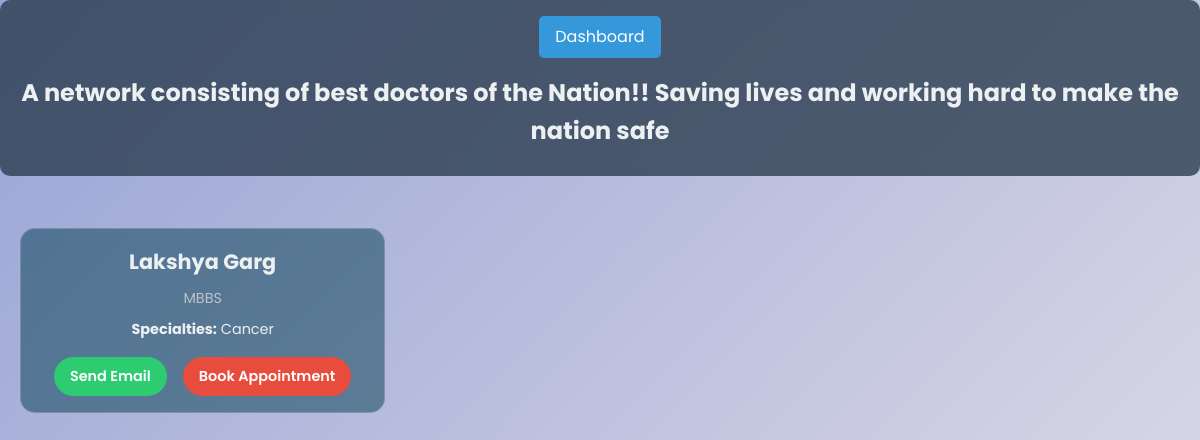
/doc_list (signed in), run on the app's committed database.
### app.py (models this page shows)
class Docs(db.Model,UserMixin):
    id=db.Column(db.Integer,primary_key=True)
    email=db.Column(db.String(50),nullable=False,unique=True)
    name=db.Column(db.String(50),nullable=False)
    qualifications=db.Column(db.String(50),nullable=False)
    specialties=db.Column(db.String(50),nullable=False)
    password=db.Column(db.String(50),nullable=False)
    description=db.Column(db.Text,nullable=True)

### app.py (the view)
@app.route('/doc_list',methods=['GET','POST'])
@login_required
def doc_list():
    res_doctors=Docs.query.all()
    return render_template('doc_list.html',res_doctors=res_doctors)

### app.py (called while the page is built)
@login_manager.user_loader
def load_user(user_id):
    return User.query.get(int(user_id))

### templates/doc_list.html (shortened to what this page needs)
<!DOCTYPE html>
<html lang="en">
<head>
</head>
<body>
    <header>
        <a href="{{url_for('dashboard')}}" class="dashboard-link">Dashboard</a>
        <h1>A network consisting of best doctors of the Nation!! Saving lives and working hard to make the nation safe</h1>
    </header>
    {% for doctor in  res_doctors%}
    <main class="container">
        <div class="doctor-grid">
            <div class="doctor-card">
                <div class="doctor-info">
                    <h2><strong>{{doctor.name}}</strong></h2>
                    <p class="doctor-qualifications">{{ doctor.qualifications }}</p>
                    <p class="doctor-specialties"><strong>Specialties:</strong> {{doctor.specialties}}</p>
                    <div class="doctor-actions">
                        <a href="mailto:john.doe@example.com" class="email-link">Send Email</a>
                        <a href="{{ url_for('consult', id='1') }}" class="appointment-link">Book Appointment</a>
                    </div>
                </div>
            </div>
        </div>
    </main>
    {% endfor %}
</body>
</html>

### templates/doc_list.html (style rules this page uses)
* { box-sizing: border-box; margin: 0; padding: 0; }
body { font-family: 'Poppins', sans-serif; line-height: 1.6; background: linear-gradient(135deg, #99a4d6 0%, #e4e0e8 100%); color: #333; min-height: 100vh; }
.container { max-width: 1200px; margin: 0 auto; padding: 20px; }
header { background-color: rgba(44, 62, 80, 0.8); color: #ecf0f1; padding: 1rem; text-align: center; margin-bottom: 2rem; border-radius: 10px; backdrop-filter: blur(10px); }
h1 { font-size: 1.5rem; margin-bottom: 10px; }
.dashboard-link { display: inline-block; background-color: #3498db; color: #fff; padding: 0.5rem 1rem; text-decoration: none; border-radius: 5px; margin-bottom: 1rem; transition: all 0.3s ease; }
.doctor-grid { display: grid; grid-template-columns: repeat(auto-fill, minmax(280px, 1fr)); gap: 2rem; }
.doctor-card { background-color: rgba(5, 62, 81, 0.511); border-radius: 15px; overflow: hidden; transition: all 0.3s ease; backdrop-filter: blur(5px); border: 1px solid rgba(255, 255, 255, 0.2); }
.doctor-info { padding: 1rem; text-align: center; }
.doctor-info h2 { font-size: 1.3rem; margin-bottom: 0.5rem; color: #ecf0f1; font-weight: 600; }
.doctor-qualifications { font-size: 0.9rem; color: #bdc3c7; margin-bottom: 0.5rem; }
.doctor-specialties { font-size: 0.9rem; margin-bottom: 1rem; color: #ecf0f1; }
.doctor-actions { display: flex; justify-content: center; gap: 1rem; }
.doctor-actions a { display: inline-block; padding: 0.5rem 1rem; text-decoration: none; border-radius: 25px; font-size: 0.9rem; transition: all 0.3s ease; font-weight: 600; }
.email-link { background-color: #2ecc71; color: #fff; }
.appointment-link { background-color: #e74c3c; color: #fff; }

### data on the page
Docs: name "Lakshya Garg", qualifications "MBBS", specialties "Cancer"
